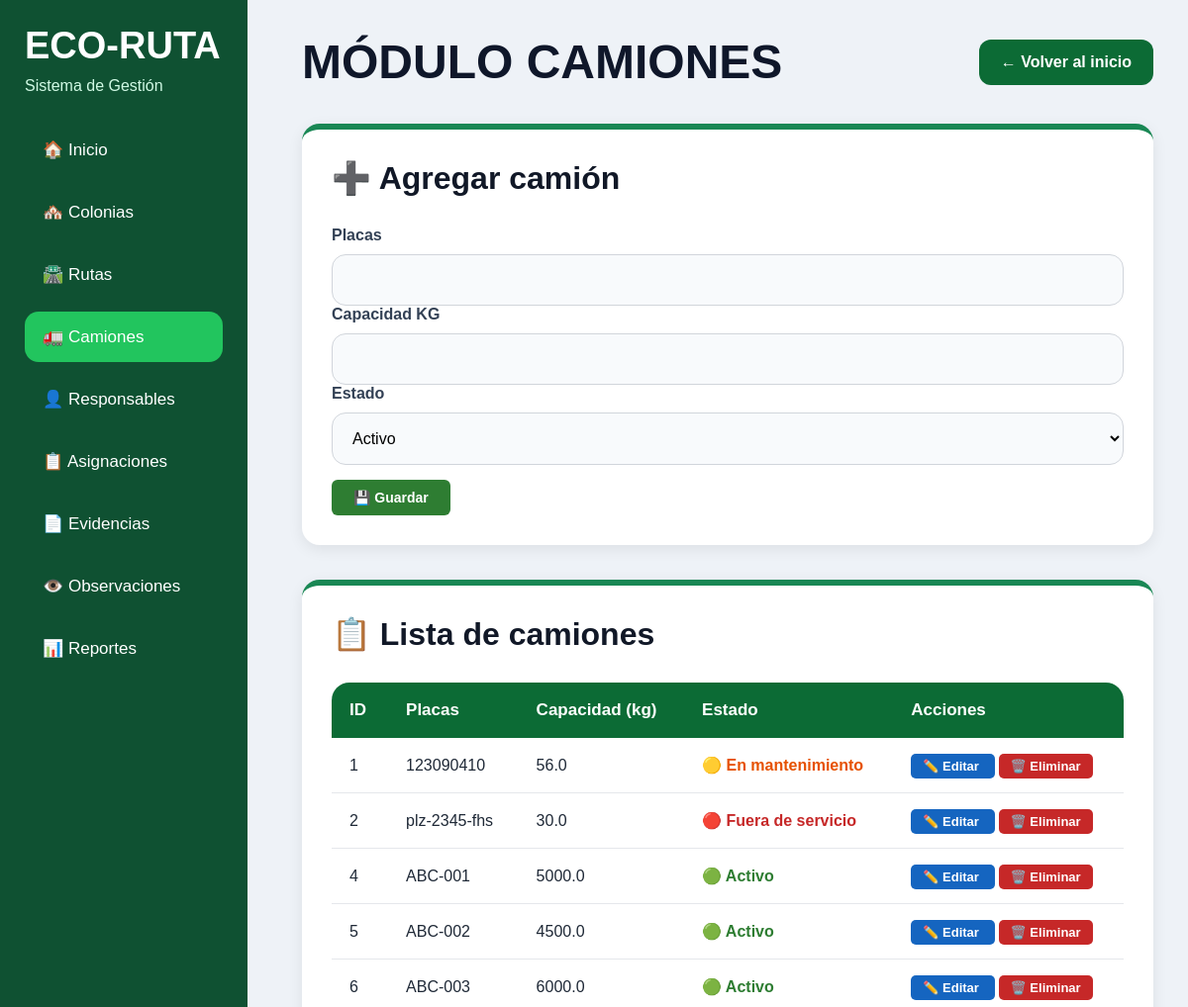
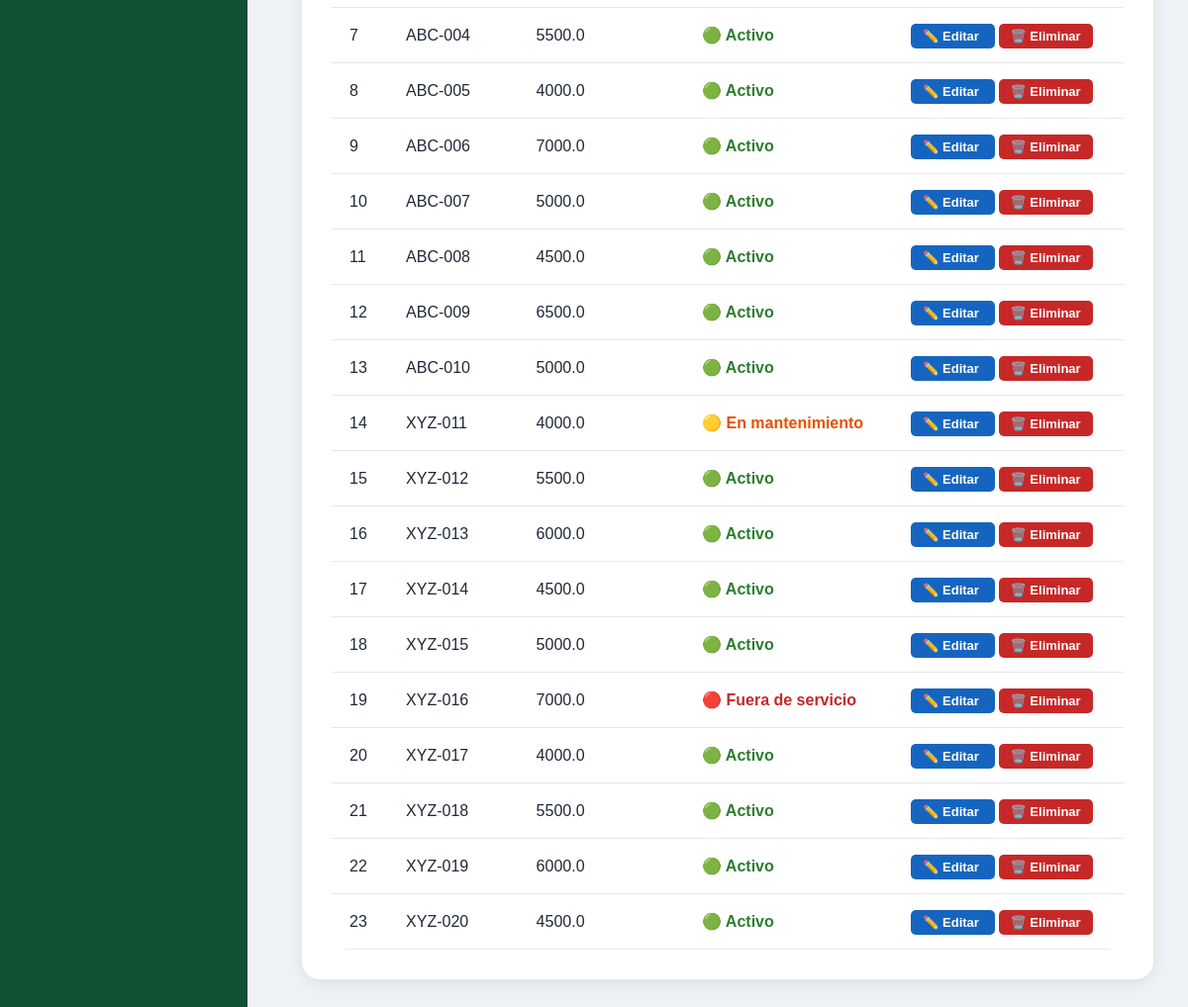
The app's page /camiones (signed in) with its own data (2 pictures, top to bottom).
### tables this page shows
CREATE TABLE camion (

    id_camion INTEGER PRIMARY KEY AUTOINCREMENT,

    placas TEXT NOT NULL UNIQUE,

    capacidad_kg REAL NOT NULL,

    estado TEXT NOT NULL DEFAULT 'Activo',

    CHECK (
        estado IN (
            'Activo',
            'En mantenimiento',
            'Fuera de servicio'
        )
    )

);

### app.py (the view)
@app.route('/camiones')
def camiones():
    if session.get('rol') != 'administrador':
        return "No tienes permiso"
    conexion = conectar()
    cursor = conexion.cursor()
    cursor.execute("""
        SELECT * FROM camion
    """)
    camiones = cursor.fetchall()
    conexion.close()
    return render_template(
        'camiones.html',
        camiones=camiones
    )

### app.py (called while the page is built)
def conectar():
    conexion = sqlite3.connect(DB_PATH)
    conexion.row_factory = sqlite3.Row
    return conexion

### templates/camiones.html (shortened to what this page needs)
<!DOCTYPE html>
<html lang="es">
<head>
    <link rel="stylesheet" href="{{ url_for('static', filename='css/style.css') }}">
</head>
<body>
<div class="contenedor">
    <div class="sidebar">
        <h1>ECO-RUTA</h1>
        <p>Sistema de Gestión</p>
        <ul>
            <li><a href="/index">🏠 Inicio</a></li>
            <li><a href="/colonias">🏘️ Colonias</a></li>
            <li><a href="/rutas">🛣️ Rutas</a></li>
            <li><a href="/camiones" class="activo">🚛 Camiones</a></li>
            <li><a href="/responsables">👤 Responsables</a></li>
            <li><a href="/asignaciones">📋 Asignaciones</a></li>
            <li><a href="/evidencias">📄 Evidencias</a></li>
            <li><a href="/observaciones">👁️ Observaciones</a></li>
            <li><a href="/reportes">📊 Reportes</a></li>
        </ul>
    </div>
    <div class="contenido">
        <div class="header">
            <h1>MÓDULO CAMIONES</h1>
            <a href="/index" class="btn-regresar">← Volver al inicio</a>
        </div>
        <div class="card">
            <h2>➕ Agregar camión</h2>
            <form action="/agregar_camion" method="POST">
                <div class="grupo">
                    <label>Placas</label>
                    <input type="text" name="placas" required>
                </div>
                <div class="grupo">
                    <label>Capacidad KG</label>
                    <input type="number" step="0.01" name="capacidad_kg" required>
                </div>
                <div class="grupo">
                    <label>Estado</label>
                    <select name="estado">
                        <option>Activo</option>
                    </select>
                </div>
                <button type="submit" class="btn-guardar">💾 Guardar</button>
            </form>
        </div>
        <div class="card">
            <h2>📋 Lista de camiones</h2>
            <table>
                <tr>
                    <th>ID</th>
                    <th>Placas</th>
                    <th>Capacidad (kg)</th>
                    <th>Estado</th>
                    <th>Acciones</th>
                </tr>
                {% for camion in camiones %}
                <tr>
                    <td>{{ camion.id_camion }}</td>
                    <td>{{ camion.placas }}</td>
                    <td>{{ camion.capacidad_kg }}</td>
                    <td>
                        {% if camion.estado == 'Activo' %}
                            <span class="badge-activo">🟢 Activo</span>
                        {% elif camion.estado == 'En mantenimiento' %}
                            <span class="badge-mantenimiento">🟡 En mantenimiento</span>
                        {% else %}
                            <span class="badge-fuera">🔴 Fuera de servicio</span>
                        {% endif %}
                    </td>
                    <td>
                        <a href="/editar_camion/{{ camion.id_camion }}" class="editar">
                            ✏️ Editar
                        </a>
                        <a href="/eliminar_camion/{{ camion.id_camion }}" class="eliminar"
                           onclick="return confirm('¿Seguro que deseas eliminar este camión?')">
                            🗑️ Eliminar
                        </a>
                    </td>
                </tr>
                {% endfor %}
            </table>
        </div>
    </div>
</div>
</body>
</html>

### static/css/style.css (style rules this page uses)
* { margin:0; padding:0; box-sizing:border-box; font-family:'Segoe UI', sans-serif; }
body { background:#f3f6f4; color:#1f2937; }
.contenedor { display:flex; min-height:100vh; }
.sidebar { width:270px; background:linear-gradient(to bottom,#0c6b35,#14532d); padding:30px 20px; color:white; position:fixed; height:100%; }
.sidebar h1 { font-size:38px; margin-bottom:10px; }
.sidebar p { color:#d1fae5; margin-bottom:30px; }
.sidebar ul { list-style:none; }
.sidebar ul li { margin-bottom:12px; }
.sidebar ul li a { display:block; color:white; text-decoration:none; padding:15px 18px; border-radius:14px; transition:0.3s; font-size:17px; }
.activo { background:#22c55e; }
.contenido { margin-left:270px; width:calc(100% - 270px); padding:40px; }
.header { display:flex; justify-content:space-between; align-items:center; margin-bottom:35px; }
.header h1 { font-size:50px; color:#0f172a; }
.btn-regresar { background:#0c6b35; color:white; text-decoration:none; padding:14px 22px; border-radius:12px; transition:0.3s; font-weight:bold; }
.card { background:white; padding:35px; border-radius:22px; box-shadow:0 10px 30px rgba(0,0,0,0.06); margin-bottom:35px; }
.card h2 { margin-bottom:30px; color:#111827; font-size:32px; }
.grupo { display:flex; flex-direction:column; }
label { margin-bottom:10px; font-weight:600; color:#334155; }
input, select, textarea { width:100%; padding:16px; border:1px solid #d1d5db; border-radius:14px; background:#f8fafc; font-size:16px; transition:0.3s; }
button { margin-top:15px; padding:16px 30px; background:#0c6b35; color:white; border:none; border-radius:14px; font-size:18px; font-weight:bold; cursor:pointer; transition:0.3s; }
table { width:100%; border-collapse:collapse; overflow:hidden; border-radius:18px; }
table th { background:#0c6b35; color:white; padding:18px; text-align:left; font-size:17px; }
table td { padding:18px; border-bottom:1px solid #e5e7eb; background:white; }
.editar { background:#16a34a; color:white; text-decoration:none; padding:10px 16px; border-radius:10px; margin-right:8px; font-weight:bold; }
.eliminar { background:#dc2626; color:white; text-decoration:none; padding:10px 16px; border-radius:10px; font-weight:bold; }
* { margin:0; padding:0; box-sizing:border-box; font-family:Arial, Helvetica, sans-serif; }
body { background:#eef2f7; }
.sidebar { width:250px; background:#0f5132; padding:25px; color:white; }
.contenido { flex:1; padding:35px; }
.header h1 { font-size:48px; color:#0f172a; }
.card { background:white; padding:30px; border-radius:18px; box-shadow:0 4px 15px rgba(0,0,0,0.08); border-top:6px solid #198754; }
table { width:100%; border-collapse:collapse; }
th { padding:18px; text-align:left; }
td { padding:18px; border-bottom:1px solid #e2e8f0; }

### templates/camiones.html (style rules this page uses)
.badge-activo { color:#2e7d32; font-weight:600; }
.badge-mantenimiento { color:#e65100; font-weight:600; }
.badge-fuera { color:#c62828; font-weight:600; }
.btn-guardar { background:#2e7d32; color:#fff; border:none; padding:10px 22px; border-radius:6px; cursor:pointer; font-size:14px; font-weight:600; }
.editar { background:#1565c0; color:#fff !important; padding:5px 12px; border-radius:5px; text-decoration:none; font-size:13px; margin-right:4px; }
.eliminar { background:#c62828; color:#fff !important; padding:5px 12px; border-radius:5px; text-decoration:none; font-size:13px; }

### records on screen
camion: id_camion "1", placas "123090410", capacidad_kg "56.0", estado "🟡 En mantenimiento"
camion: id_camion "2", placas "plz-2345-fhs", capacidad_kg "30.0", shows "🔴 Fuera de servicio"
camion: id_camion "4", placas "ABC-001", capacidad_kg "5000.0", estado "🟢 Activo"
camion: id_camion "5", placas "ABC-002", capacidad_kg "4500.0", estado "🟢 Activo"
camion: id_camion "6", placas "ABC-003", capacidad_kg "6000.0", estado "🟢 Activo"
camion: id_camion "7", placas "ABC-004", capacidad_kg "5500.0", estado "🟢 Activo"
camion: id_camion "8", placas "ABC-005", capacidad_kg "4000.0", estado "🟢 Activo"
camion: id_camion "9", placas "ABC-006", capacidad_kg "7000.0", estado "🟢 Activo"
camion: id_camion "10", placas "ABC-007", capacidad_kg "5000.0", estado "🟢 Activo"
camion: id_camion "11", placas "ABC-008", capacidad_kg "4500.0", estado "🟢 Activo"
camion: id_camion "12", placas "ABC-009", capacidad_kg "6500.0", estado "🟢 Activo"
camion: id_camion "13", placas "ABC-010", capacidad_kg "5000.0", estado "🟢 Activo"
camion: id_camion "14", placas "XYZ-011", capacidad_kg "4000.0", estado "🟡 En mantenimiento"
camion: id_camion "15", placas "XYZ-012", capacidad_kg "5500.0", estado "🟢 Activo"
camion: id_camion "16", placas "XYZ-013", capacidad_kg "6000.0", estado "🟢 Activo"
camion: id_camion "17", placas "XYZ-014", capacidad_kg "4500.0", estado "🟢 Activo"
camion: id_camion "18", placas "XYZ-015", capacidad_kg "5000.0", estado "🟢 Activo"
camion: id_camion "19", placas "XYZ-016", capacidad_kg "7000.0", shows "🔴 Fuera de servicio"
camion: id_camion "20", placas "XYZ-017", capacidad_kg "4000.0", estado "🟢 Activo"
camion: id_camion "21", placas "XYZ-018", capacidad_kg "5500.0", estado "🟢 Activo"
camion: id_camion "22", placas "XYZ-019", capacidad_kg "6000.0", estado "🟢 Activo"
camion: id_camion "23", placas "XYZ-020", capacidad_kg "4500.0", estado "🟢 Activo"
